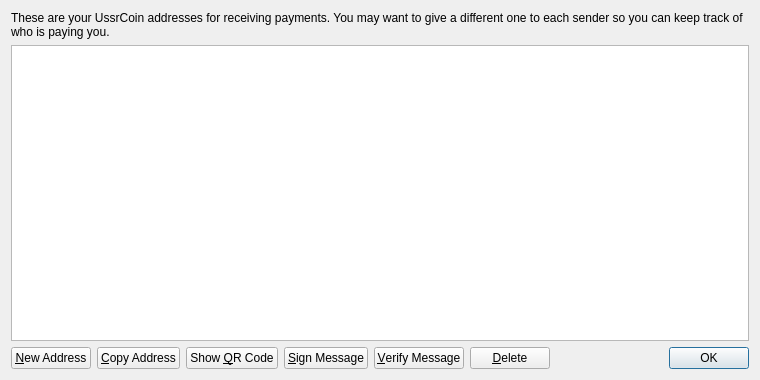
<?xml version="1.0" encoding="UTF-8"?>
<ui version="4.0">
 <class>AddressBookPage</class>
 <widget class="QWidget" name="AddressBookPage">
  <property name="geometry">
   <rect>
    <x>0</x>
    <y>0</y>
    <width>760</width>
    <height>380</height>
   </rect>
  </property>
  <property name="windowTitle">
   <string>Address Book</string>
  </property>
  <layout class="QVBoxLayout" name="verticalLayout">
   <item>
    <widget class="QLabel" name="labelExplanation">
     <property name="text">
      <string>These are your UssrCoin addresses for receiving payments. You may want to give a different one to each sender so you can keep track of who is paying you.</string>
     </property>
     <property name="textFormat">
      <enum>Qt::PlainText</enum>
     </property>
     <property name="wordWrap">
      <bool>true</bool>
     </property>
    </widget>
   </item>
   <item>
    <widget class="QTableView" name="tableView">
     <property name="contextMenuPolicy">
      <enum>Qt::CustomContextMenu</enum>
     </property>
     <property name="toolTip">
      <string>Double-click to edit address or label</string>
     </property>
     <property name="tabKeyNavigation">
      <bool>false</bool>
     </property>
     <property name="alternatingRowColors">
      <bool>true</bool>
     </property>
     <property name="selectionMode">
      <enum>QAbstractItemView::SingleSelection</enum>
     </property>
     <property name="selectionBehavior">
      <enum>QAbstractItemView::SelectRows</enum>
     </property>
     <property name="sortingEnabled">
      <bool>true</bool>
     </property>
     <attribute name="verticalHeaderVisible">
      <bool>false</bool>
     </attribute>
    </widget>
   </item>
   <item>
    <layout class="QHBoxLayout" name="horizontalLayout">
     <item>
      <widget class="QPushButton" name="newAddressButton">
       <property name="toolTip">
        <string>Create a new address</string>
       </property>
       <property name="text">
        <string>&amp;New Address</string>
       </property>
       <property name="icon">
        <iconset resource="../bitcoin.qrc">
         <normaloff>:/icons/add</normaloff>:/icons/add</iconset>
       </property>
      </widget>
     </item>
     <item>
      <widget class="QPushButton" name="copyToClipboard">
       <property name="toolTip">
        <string>Copy the currently selected address to the system clipboard</string>
       </property>
       <property name="text">
        <string>&amp;Copy Address</string>
       </property>
       <property name="icon">
        <iconset resource="../bitcoin.qrc">
         <normaloff>:/icons/editcopy</normaloff>:/icons/editcopy</iconset>
       </property>
      </widget>
     </item>
     <item>
      <widget class="QPushButton" name="showQRCode">
       <property name="text">
        <string>Show &amp;QR Code</string>
       </property>
       <property name="icon">
        <iconset resource="../bitcoin.qrc">
         <normaloff>:/icons/qrcode</normaloff>:/icons/qrcode</iconset>
       </property>
      </widget>
     </item>
     <item>
      <widget class="QPushButton" name="signMessage">
       <property name="toolTip">
        <string>Sign a message to prove you own a Bitcoin address</string>
       </property>
       <property name="text">
        <string>&amp;Sign Message</string>
       </property>
       <property name="icon">
        <iconset resource="../bitcoin.qrc">
         <normaloff>:/icons/edit</normaloff>:/icons/edit</iconset>
       </property>
      </widget>
     </item>
     <item>
      <widget class="QPushButton" name="verifyMessage">
       <property name="toolTip">
        <string>Verify a message to ensure it was signed with a specified Bitcoin address</string>
       </property>
       <property name="text">
        <string>&amp;Verify Message</string>
       </property>
       <property name="icon">
        <iconset resource="../bitcoin.qrc">
         <normaloff>:/icons/transaction_0</normaloff>:/icons/transaction_0</iconset>
       </property>
      </widget>
     </item>
     <item>
      <widget class="QPushButton" name="deleteButton">
       <property name="toolTip">
        <string>Delete the currently selected address from the list. Only sending addresses can be deleted.</string>
       </property>
       <property name="text">
        <string>&amp;Delete</string>
       </property>
       <property name="icon">
        <iconset resource="../bitcoin.qrc">
         <normaloff>:/icons/remove</normaloff>:/icons/remove</iconset>
       </property>
      </widget>
     </item>
     <item>
      <spacer name="horizontalSpacer">
       <property name="orientation">
        <enum>Qt::Horizontal</enum>
       </property>
       <property name="sizeHint" stdset="0">
        <size>
         <width>40</width>
         <height>20</height>
        </size>
       </property>
      </spacer>
     </item>
     <item>
      <widget class="QDialogButtonBox" name="buttonBox">
       <property name="sizePolicy">
        <sizepolicy hsizetype="Maximum" vsizetype="Fixed">
         <horstretch>0</horstretch>
         <verstretch>0</verstretch>
        </sizepolicy>
       </property>
       <property name="standardButtons">
        <set>QDialogButtonBox::Ok</set>
       </property>
      </widget>
     </item>
    </layout>
   </item>
  </layout>
 </widget>
 <resources>
  <include location="../bitcoin.qrc"/>
 </resources>
 <connections/>
</ui>
